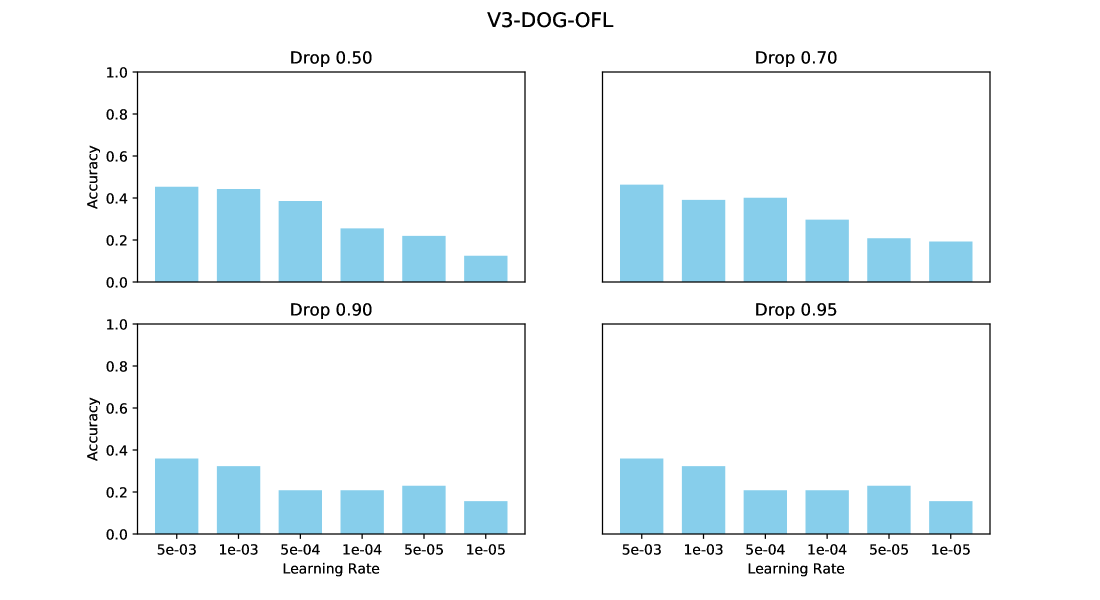
#> input picture Markdown/mypdf.png, 2200 x 1200 px (shown at 1/2 size)
$ python dim_reduction.py ../Markdown/mypdf.png   (Python 2 division)
#> lines starting #> are read from the running program, lines starting #| are printed output that depends on the picture; after the words box and inside, x2 and y2 are one past the last pixel; in counts of white or black regions, pixels touching at a corner belong together
#!/usr/bin/python
#-*- coding: utf-8 -*-

import argparse
import logging
logger = logging.getLogger(__name__)
logging.basicConfig(format='%(asctime)s : %(levelname)s : %(message)s', level=logging.INFO)

import cv2
import imutils
import numpy as np
from os.path import realpath, join, basename, splitext, dirname


def convert_raw_map(pgmfile, pathout, threshold=200):
    """ Convert and reduce the PGM file into a PNG file.
        The new size of the image is (2*threshold x 2*threshold)
    """
    pgmfile = realpath(pgmfile)
    image = cv2.imread(pgmfile, -1)
    x, y = image.shape
    center_x = x/2
    center_y = y/2
    left = center_x - threshold
    right = center_x + threshold
    up = center_y - threshold
    down = center_y + threshold
    cropped = image[left:right,up:down]
    cv2.imwrite(pathout, cropped)


def main(imgfile):
#> called with imgfile = '../Markdown/mypdf.png'
    imgfile = realpath(imgfile)
    image = cv2.imread(imgfile)
#> image is the input picture: shape (1200, 2200, 3); mean B, G, R 248.6, 245.9, 239.3
    gray = cv2.cvtColor(image, cv2.COLOR_BGR2GRAY)
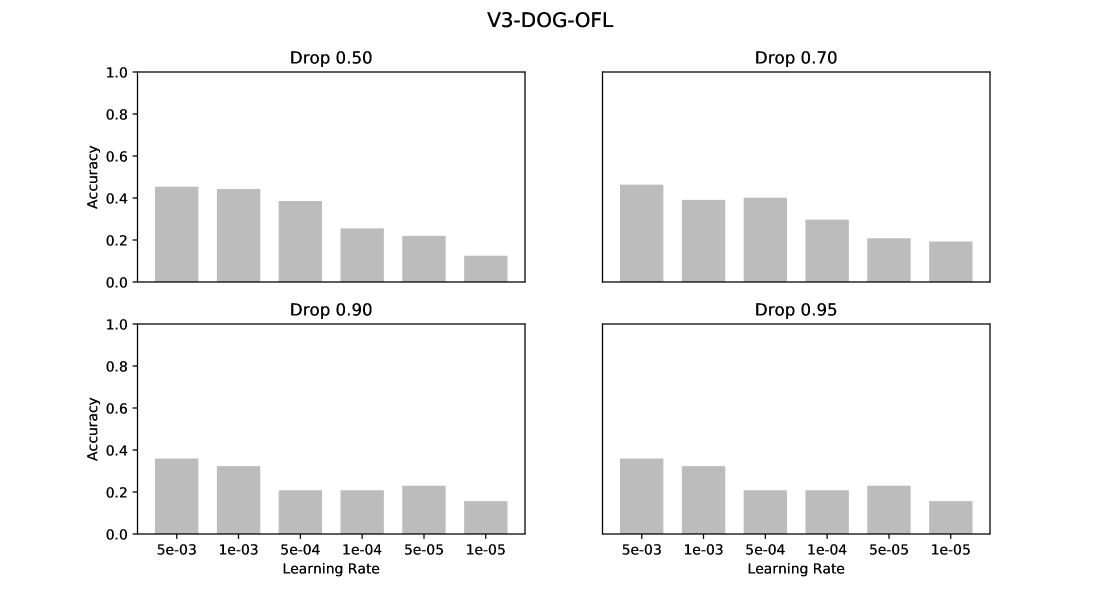
#> gray: shape (1200, 2200) (shown at 1/2 size); min 0, max 255, mean 244.2
    blurred = cv2.GaussianBlur(gray, (5, 5), 0)
    edges = cv2.Canny(blurred, 100, 200)
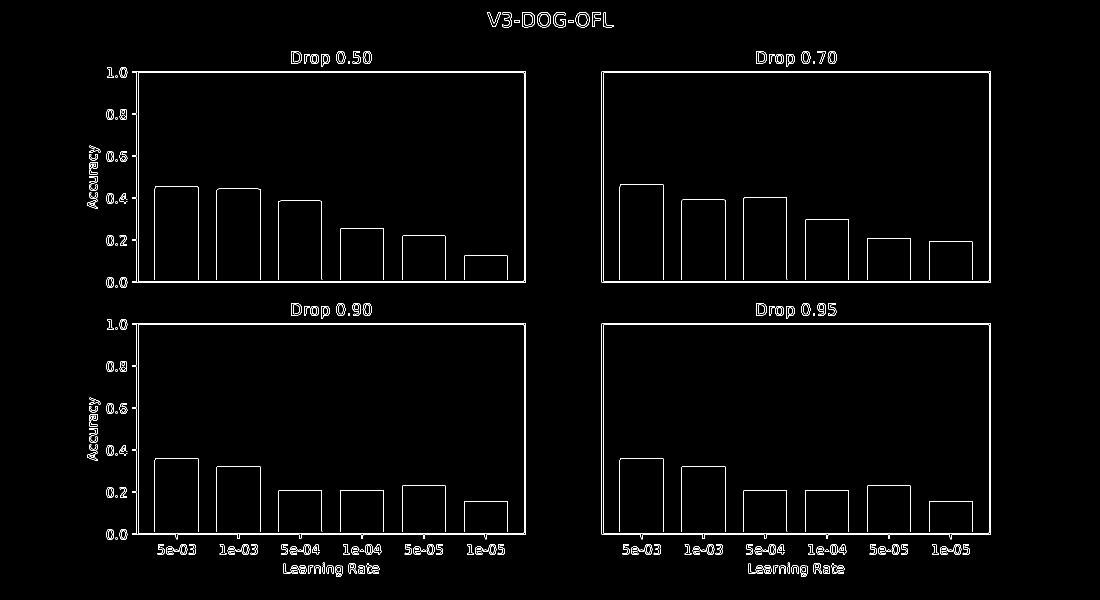
#> edges: shape (1200, 2200) (shown at 1/2 size); 1.6% white in thin lines or dots, all inside (x1, y1, x2, y2) = (174, 24, 1982, 1154)
    #thresh = cv2.threshold(blurred, 60, 255, cv2.THRESH_BINARY)[1]

    cnts = cv2.findContours(edges.copy(), cv2.RETR_EXTERNAL, cv2.CHAIN_APPROX_SIMPLE)
#> cnts = 184 contours, 35 with area under 20; largest, box (x1, y1, x2, y2) and area: (265, 646, 1052, 1079) 329414, (265, 142, 1052, 566) 329254, (1203, 646, 1982, 1079) 329252, (1203, 142, 1982, 566) 329092, (1151, 24, 1179, 55) 680
    cnts = imutils.grab_contours(cnts)

    for c in cnts:
        M = cv2.moments(c)
        cX = int((M["m10"] / M["m00"]))
        cY = int((M["m01"] / M["m00"]))

        print cX, cY
        cv2.circle(edges, (cX, cY), 5, (255,255,255), -1)
        c = c.astype("float")
        c = c.astype("int")
#> this loop made 184 passes
#> (cX, cY) on passes 1 to 3: (1652, 1141), (722, 1141), (1680, 1138)
#| 1652 1141
#| 722 1141
#| 1680 1138
#| 1651 1135
#| 1607 1140
#| 1589 1137
#| 1564 1137
#| 1549 1137
#> (further printed lines are left out)
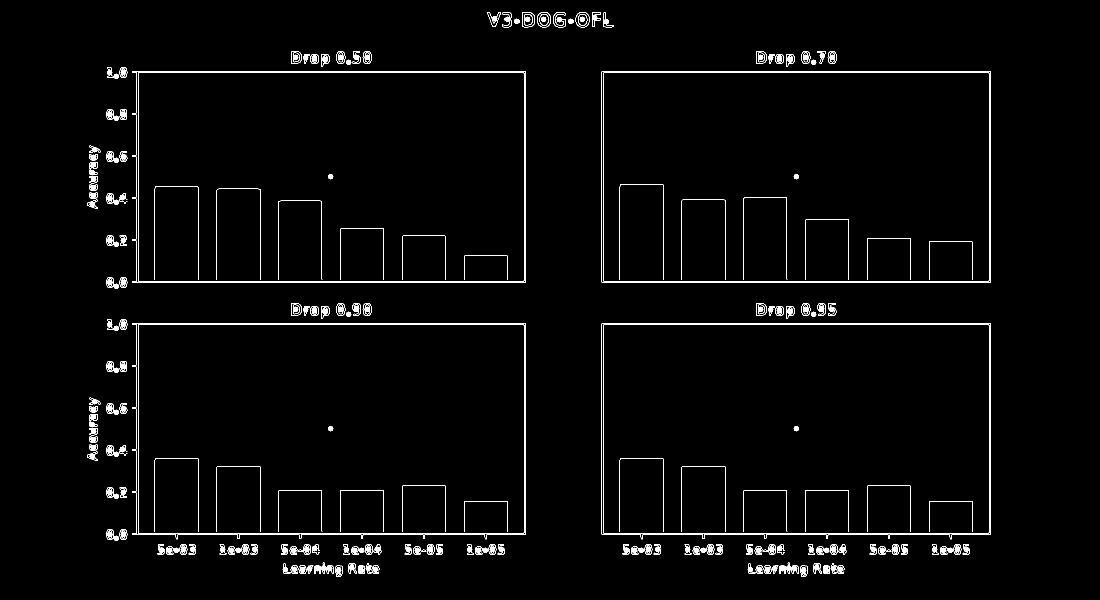
#> edges: shape (1200, 2200) (shown at 1/2 size); 2% white; 222 white regions, largest, box (x1, y1, x2, y2) and area: (265, 646, 1052, 1079) 2594, (265, 142, 1052, 566) 2498, (1203, 646, 1982, 1079) 2498
        #cv2.drawContours(image, [c], -1, (255, 0, 0), 2)

    cv2.imshow("image", edges)
    cv2.waitKey(0)
    cv2.destroyWindow('image')
    cv2.waitKey(1)

if __name__ == "__main__":
    parser = argparse.ArgumentParser()
    parser.add_argument('image', metavar='imgfile', help='File containing the PGM image.')
    args = parser.parse_args()
    main(args.image)
